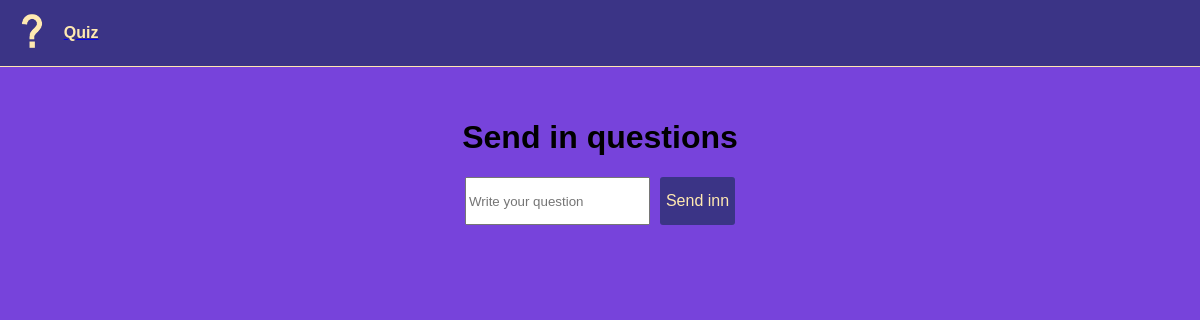
Page /faqpage.php on the earlier database version.
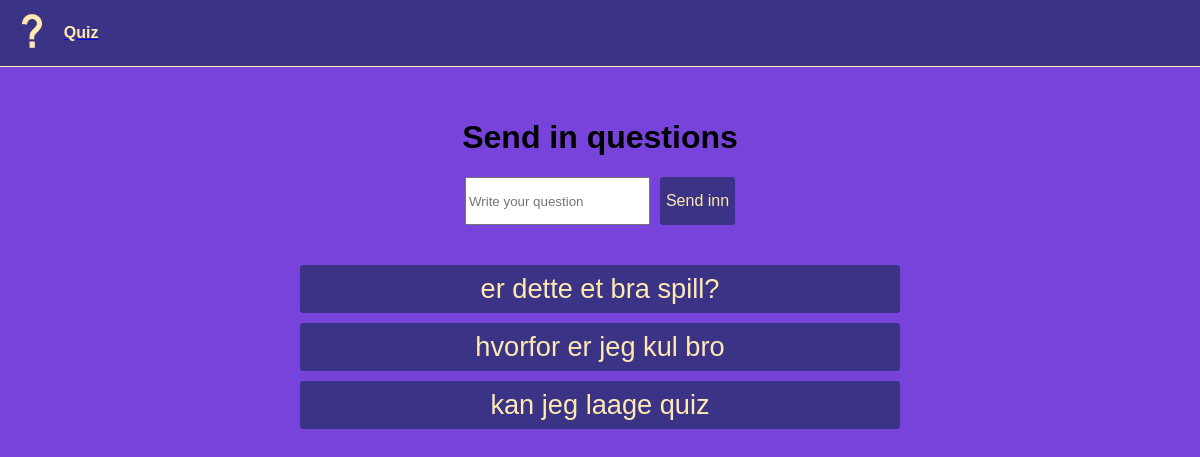
Same page on the later database version.
### tables this page shows
CREATE TABLE `faq` (
  `id` int(11) NOT NULL,
  `question` varchar(256) DEFAULT NULL,
  `answer` varchar(256) NOT NULL,
  `display` int(11) DEFAULT 0
);

### faqpage.php (the view, shortened to what this page needs)
<!DOCTYPE html>
<html lang="en">
<head>
  <link rel="stylesheet" href="style.css">
</head>
<body id="faqPageBody">
  <?php
    include_once 'header.php';
    include_once 'includes/dbh.inc.php';
    echo "
    <div class='questionSendContainer'>
      <h1>Send in questions</h1>
      <form action='includes/faq.inc.php' method='POST' class='sendForm'>
        <input name='question' type='text' placeholder='Write your question'>
        <button type='submit' name='faqsubmit'>Send inn</button>
      </form>
    </div>
    ";
    $sql = "SELECT * FROM faq";
    $result = $conn->query($sql);
    echo "<div class='faqContainerDiv'>";
    while ($row = $result -> fetch_assoc()){
      $display = $row["display"];
      if($display == 1){
        echo "
          <button class='dropDownButton'>".$row["question"]."</button>
          <div class='faqDiv'>
            <p>".$row["answer"]."</p>
          </div>
        ";
      }
    }
    echo "</div>";
  ?>
</body>
</html>

Differences in the rows shown:
added faq: question "er dette et bra spill?"
added faq: question "hvorfor er jeg kul bro"
added faq: question "kan jeg laage quiz"
